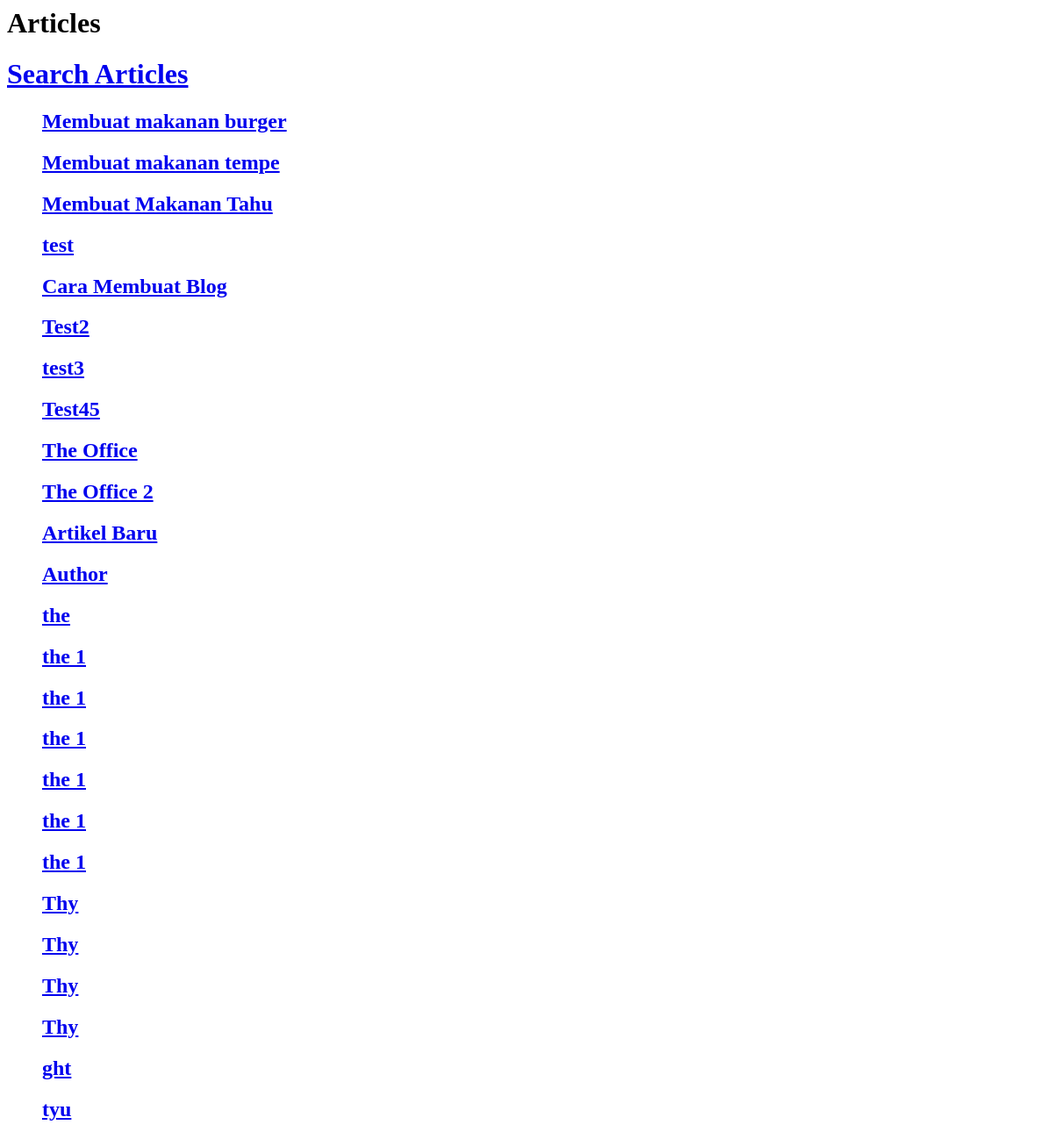
Before: / with the older database file.
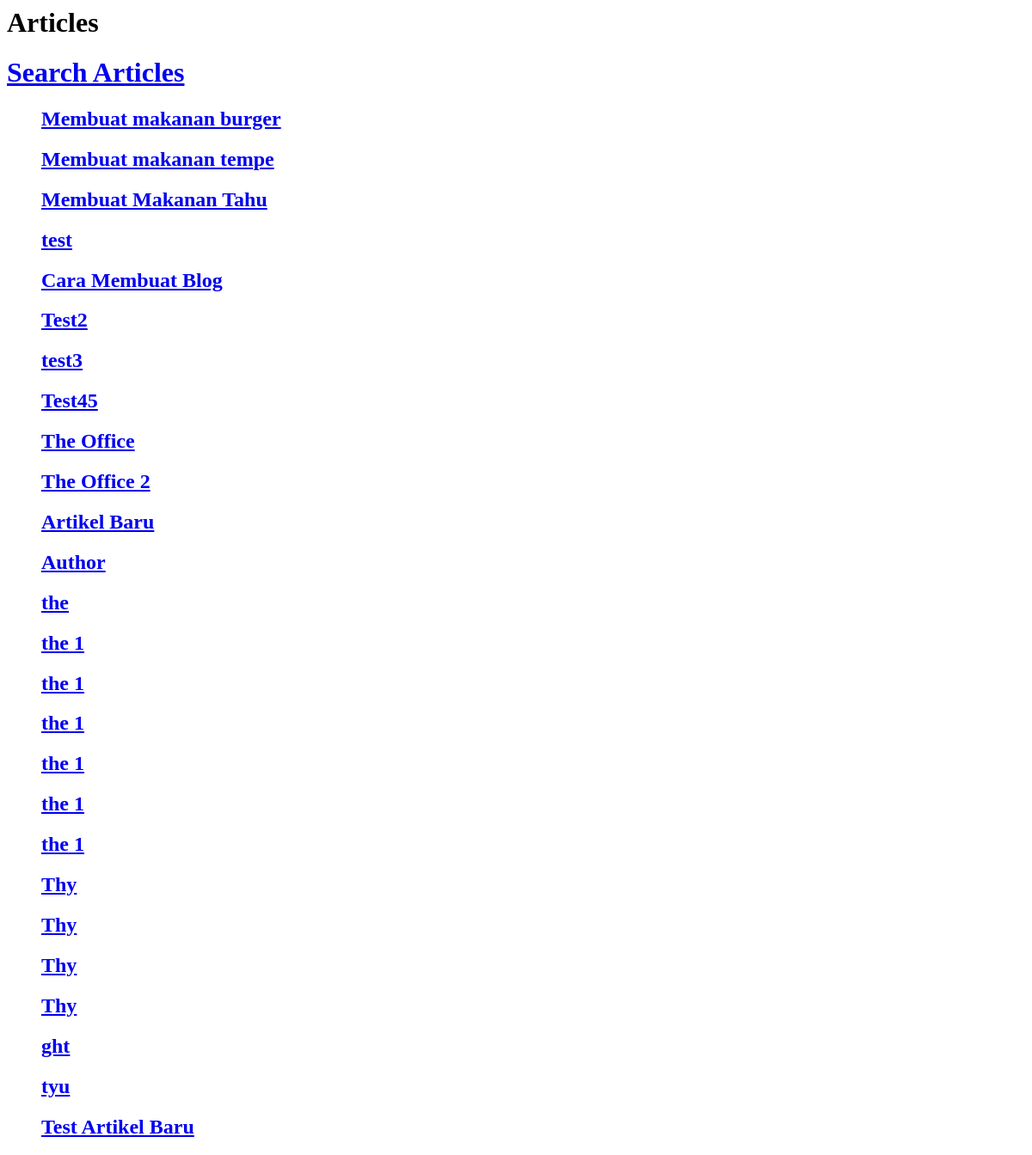
After: the same page with the newer database file.
### articles/models.py (models this page shows)
class Article(models.Model):
    title = models.CharField(max_length=120)
    content = models.TextField()
    timestamp = models.DateTimeField(auto_now_add=True)
    updated = models.DateTimeField(auto_now=True)
    publish = models.DateField(auto_now_add=False, auto_now=False, null=True, blank=True)

### djangomid/views.py (the view)
# urls.py: path('', views.index, name="index"),
def index(request):
    article_obj = Article.objects.get(id=1)
    article_all = Article.objects.all()
    context = {
        "arr_app" : article_all,
        "id" : article_obj.id,
        "title" : article_obj.title,
        "content" : article_obj.content,
    }
    html = render_to_string("djangomid/index.html", context=context)
    return HttpResponse(html)

### djangomid/templates/djangomid/index.html (shortened to what this page needs)
{% extends "djangomid/base.html" %}
{% block content %}
    <h1>Articles</h1>
    <h1><a href="/articles/">Search Articles</a></h1>
    <ul style="list-style: none;">
        {% for data in arr_app %}
        <li>
            <h2><a href="/articles/{{data.id}}">{{ data.title }}</a></h2>
        </li>
        {% endfor %}
    </ul>
{% endblock content %}

Changed rows visible on the page:
added Article: title "Test Artikel Baru"
